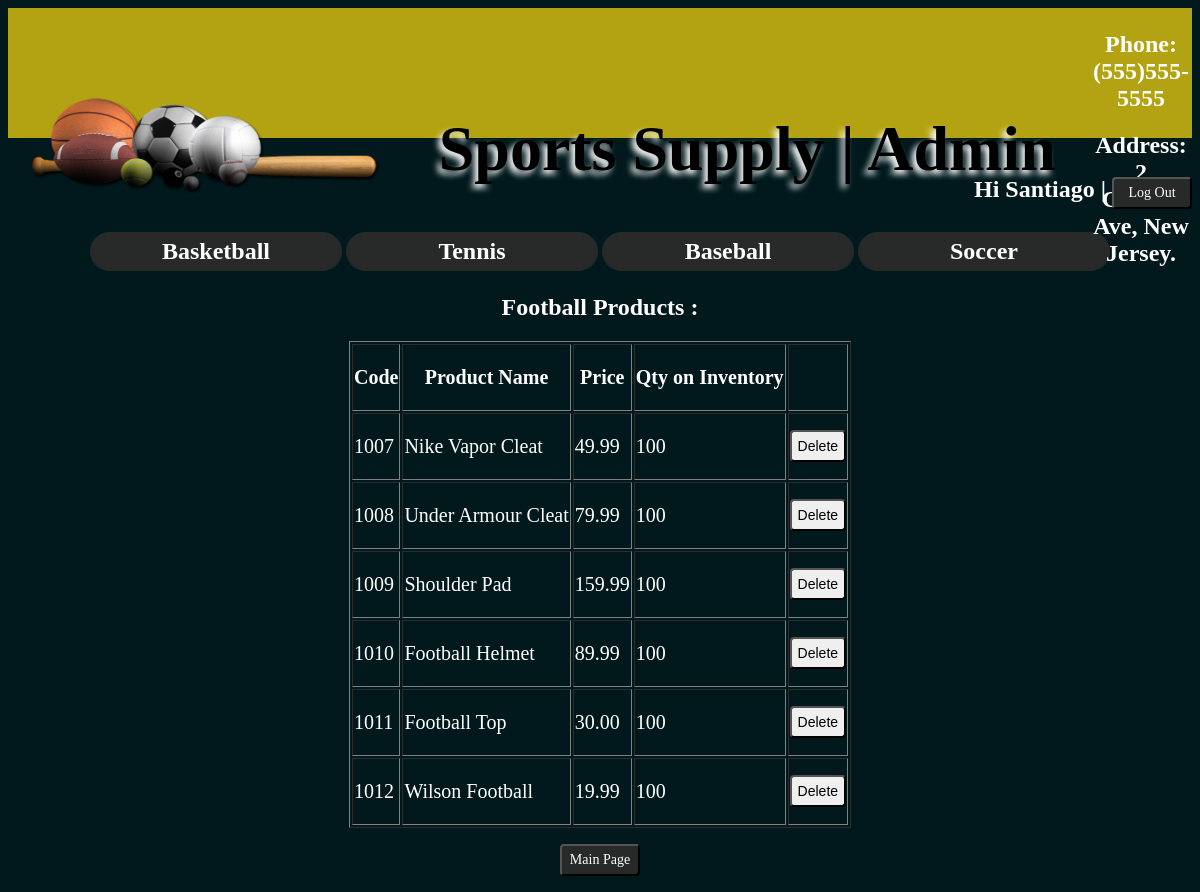
The page /Football-Admin.php (signed in) on the database its author committed.
### tables this page shows
CREATE TABLE `product` (
  `Product_ID` varchar(15) NOT NULL,
  `PName` varchar(30) NOT NULL,
  `Pquantity` int(11) NOT NULL,
  `cost` float NOT NULL,
  `description` varchar(100) NOT NULL,
  `image` varchar(30) NOT NULL,
  `Cat_type` varchar(10) NOT NULL
);

### functions.php (called while the page is built, shortened)
<?php
function get_products_by_category($Cat_type) {
    global $db;
    $query = 'SELECT * FROM product
              WHERE Cat_type = :Cat_type';
    $statement = $db->prepare($query);
    $statement->bindValue(":Cat_type", $Cat_type);
    $statement->execute();
    $products = $statement->fetchAll();
    return $products;
}
?>

### Football-Admin.php (the view, shortened to what this page needs)
<?php
    require('database.php');
    require('functions.php');
?>
<?php if ($_SESSION['is_valid_user'] && $_SESSION['userType'] == 'Admin') { ?>
<!DOCTYPE html>
<html>
<head>
    <link rel="stylesheet" type="text/css" href="styles.css">
</head>
<body>
    <div class="top">
        <table align="center">
            <tr>
                <td align="center" width="400"><img src="Images/logo.png" width="350" height="100"></td>
                <td width="800" align="center" >
                    <h1>Sports Supply | Admin </h1>
                </td>
                <td >
                     <h2>Phone: (555)555-5555</h2>
                     <h2>Address: 2 Central Ave, New Jersey.</h2>
                </td>
            </tr>
        </table>
    </div>
    <br>
    <h2 align="right"> Hi <?php echo $_SESSION['userName']; ?> |
            <a href="Logout.php"><button class="register" type="button">Log Out</button></a>
    </h2>
    <table align="center">
        <tr>
            <td>
                <nav><a href="Basketball-Admin.php"> Basketball </a></nav>
            </td>
            <td>
                <nav><a href="Tennis-Admin.php"> Tennis </a></nav>
            </td>
            <td>
                <nav><a href="Baseball-Admin.php"> Baseball </a></nav>
            </td>
            <td>
                <nav><a href="Soccer-Admin.php"> Soccer </a></nav>
            </td>
        </tr>
    </table>
<?php
    $Cat_type = 'FTB';
    $products = get_products_by_category($Cat_type);
?>
    <h2 align="center">Football Products : </h2>
        <table align="center" class="white" border="1">
            <tr>
                <th><p class="form">Code</p></th>
                <th><p class="form">Product Name</p></th>
                <th><p class="form">Price</p></th>
                <th><p class="form">Qty on Inventory</p></th>
                <th>&nbsp;</th>
            </tr>
            <?php foreach ($products as $product) : ?>
            <tr>
                <td><p class="form"><?php echo $product['Product_ID']; ?></p></td>
                <td><p class="form"><?php echo $product['PName']; ?></p></td>
                <td><p class="form"><?php echo number_format($product['cost'],2); ?></p></td>
                <td><p class="form"><?php echo $product['Pquantity']; ?></p></td>
                <td><form action="deleteProduct.php" method="post">
                    <input type="submit" value="Delete">
                </form></td>
            </tr>
            <?php endforeach; ?>
        </table>
        <p align="center"><a href="admin.php"><button class="register" type="button">Main Page</button></a></p>
</body>
</html>
<?php }
    else{
        header("Location:index.php");
    }
?>

### styles.css (style rules this page uses)
div.top { background-color: #B3A211; height: 130px; text-align: center; vertical-align: center; }
body { background-color: #01191D; }
h1 { color: black; text-shadow: -4px 4px 6px white; font-size: 400% }
h2 { color: white; font-family: cursive; }
td { vertical-align: center; }
button { padding: 6px; font-size: 14px; border-radius: 4px; }
input { padding: 6px; font-size: 14px; border-radius: 4px; }
p.form { font-size: 20px; font-family: cursive; color: white; }
button.register { background-color: #282929; color: white; font-family: cursive; font-size: 14px; border-radius: 4px; width: 80px; }
nav { font-weight: bold; background-color: #282929; text-align: center; width: 10em; font-size: 150%; padding: 6px; border-radius: 30px; }
a { text-decoration: none; color: white; }

### rows shown on the page
product: Product_ID "1007", PName "Nike Vapor Cleat", cost "49.99", Pquantity "100"
product: Product_ID "1008", PName "Under Armour Cleat", cost "79.99", Pquantity "100"
product: Product_ID "1009", PName "Shoulder Pad", cost "159.99", Pquantity "100"
product: Product_ID "1010", PName "Football Helmet", cost "89.99", Pquantity "100"
product: Product_ID "1011", PName "Football Top", cost "30.00", Pquantity "100"
product: Product_ID "1012", PName "Wilson Football", cost "19.99", Pquantity "100"

### other values the page prints
$_SESSION['userName'] "Santiago"
